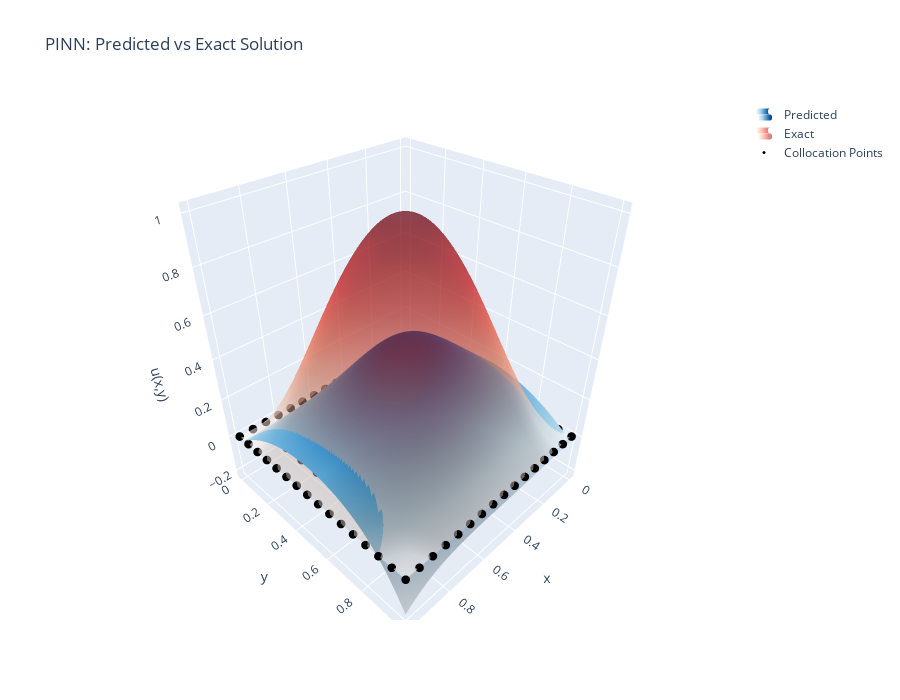

The cell this chart's notebook holds for it:
### Code cell
import plotly.graph_objects as go
import numpy as np

# Reshape data (assuming square grid)
N = int(np.sqrt(x_test.shape[0]))
X = x_test[:, 0].reshape(N, N)
Y = x_test[:, 1].reshape(N, N)
y_pred = y_pred.reshape(N, N)
y_test = y_test.reshape(N, N)
x_train = np.vstack([x_train_i,x_train_b])

fig = go.Figure()

# Predicted surface
fig.add_trace(go.Surface(z=y_pred, x=X, y=Y, colorscale='Blues', name='Predicted',showlegend=True,showscale=False))

# Exact surface overlay
fig.add_trace(go.Surface(z=y_test, x=X, y=Y, colorscale='Reds', opacity=0.5, name='Exact',showlegend=True,showscale=False))

# Collocation points
# x_col = x_train.detach().cpu().numpy()
fig.add_trace(go.Scatter3d(
    x=x_train[:, 0], y=x_train[:, 1], z=np.zeros_like(x_train[:, 0]),
    mode='markers', marker=dict(size=3, color='black'),
    name='Collocation Points',
    showlegend=True
))

fig.update_layout(
    title="PINN: Predicted vs Exact Solution",
    scene=dict(xaxis_title='x', yaxis_title='y', zaxis_title='u(x,y)'),
    width=900, height=700
)
fig.show()

### Figure 1 — Plotly figure (JSON) as saved in the notebook; plotly's stock layout.template omitted (floating-point values rounded to 4 significant figures; data arrays with more than 128 entries replaced by an {"elided": "..."} marker saying what was removed)
{"data": [{"colorscale": [[0, "rgb(247,251,255)"], [0.125, "rgb(222,235,247)"], [0.25, "rgb(198,219,239)"], [0.375, "rgb(158,202,225)"], [0.5, "rgb(107,174,214)"], [0.625, "rgb(66,146,198)"], [0.75, "rgb(33,113,181)"], [0.875, "rgb(8,81,156)"], [1, "rgb(8,48,107)"]], "name": "Predicted", "showlegend": true, "showscale": false, "type": "surface", "x": {"elided": "100x100 float values"}, "y": {"elided": "100x100 float values"}, "z": {"elided": "100x100 float values"}}, {"colorscale": [[0, "rgb(255,245,240)"], [0.125, "rgb(254,224,210)"], [0.25, "rgb(252,187,161)"], [0.375, "rgb(252,146,114)"], [0.5, "rgb(251,106,74)"], [0.625, "rgb(239,59,44)"], [0.75, "rgb(203,24,29)"], [0.875, "rgb(165,15,21)"], [1, "rgb(103,0,13)"]], "name": "Exact", "opacity": 0.5, "showlegend": true, "showscale": false, "type": "surface", "x": {"elided": "100x100 float values"}, "y": {"elided": "100x100 float values"}, "z": {"elided": "100x100 float values"}}, {"marker": {"color": "black", "size": 3}, "mode": "markers", "name": "Collocation Points", "showlegend": true, "type": "scatter3d", "x": {"elided": "141 float values"}, "y": {"elided": "141 float values"}, "z": {"elided": "141 float values"}}], "layout": {"height": 700, "scene": {"xaxis": {"title": {"text": "x"}}, "yaxis": {"title": {"text": "y"}}, "zaxis": {"title": {"text": "u(x,y)"}}}, "title": {"text": "PINN: Predicted vs Exact Solution"}, "width": 900}}
